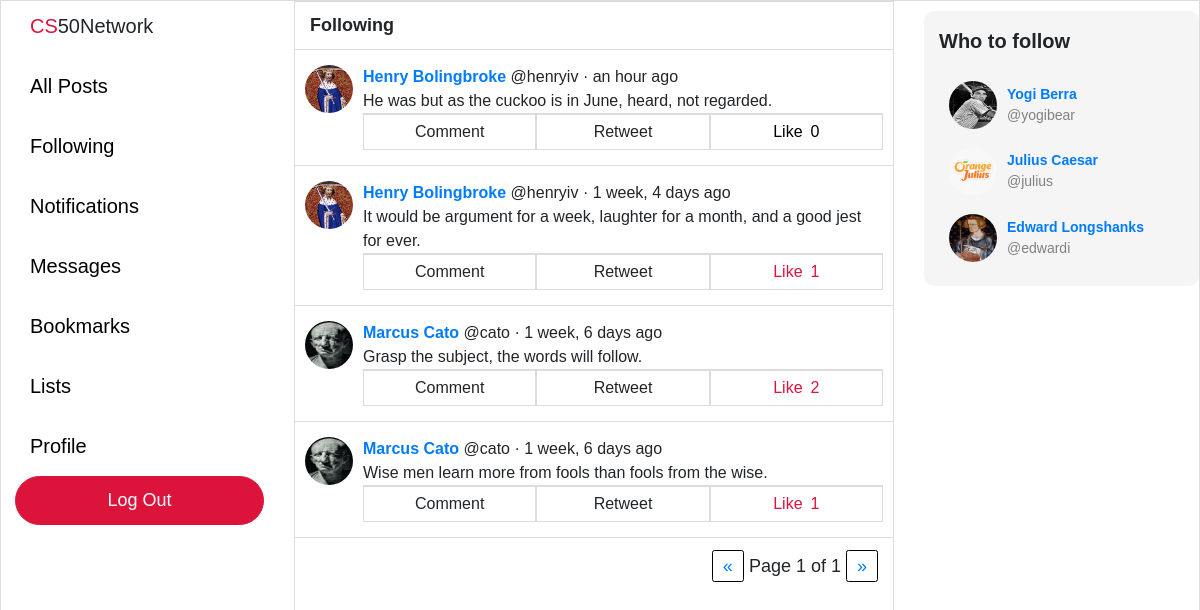
Page /following (signed in) on the committed database.
### network/models.py (models this page shows, shortened)
class Post(models.Model):
    user = models.ForeignKey("User", on_delete=models.CASCADE, related_name="posts")
    body = models.TextField(blank=True, max_length=280)
    likes = models.ManyToManyField("User", blank=True, related_name="likes")
    timestamp = models.DateTimeField(auto_now_add=True)
    def get_time(self):
        return humanize.naturaltime(self.timestamp)
    def total_likes(self):
        return self.likes.count()

class User(AbstractUser):
    pass
    bio = models.TextField(blank=True, max_length=160)
    profile_picture = models.ImageField(default="default.jpeg", upload_to="profile_pictures")

### network/views.py (the view)
# urls.py: path("following", views.following, name="following"),
def following(request):
    current_user = User.objects.get(username=request.user)
    currently_following = current_user.following.all()
    followed_posts = []
    for user in currently_following:
        followed_posts += (user.following.posts.all())
    followed_posts.sort(key=lambda post: post.timestamp, reverse=True)
    paginator = Paginator(followed_posts, 10)
    page_number = request.GET.get('page')
    page_obj = paginator.get_page(page_number)
    context = {
        "page_obj": page_obj,
        "recommend_follow": recommend_follow(request),
    }
    return render(request, "network/following.html", context)

### network/views.py (called while the page is built)
def recommend_follow(request):
    current_user = User.objects.get(username=request.user)
    not_following = User.objects.exclude(
        followers__user=current_user
    ).exclude(username=current_user)
    if len(not_following) > 3: sample_size = 3
    else: sample_size = len(not_following)
    not_following = random.sample(list(not_following), sample_size)
    return not_following

### network/templates/network/following.html (shortened to what this page needs)
{% extends "network/layout.html" %}
{% block body %}
    <div class="page-title">Following</div>
    {% for post in page_obj %}
    <div class="post-outer-container">
        <div class="post-container">
            <div class="profile-pic">
                <a href="/profile/{{ post.user.username }}">
                    <img src="{{ post.user.profile_picture.url }}" />
                  </a>
            </div>
            <div class="post-body-container">
                <div class="post-body-top">
                    <div>
                        <a href="/profile/{{ post.user.username }}"><b>{{ post.user.first_name }} {{ post.user.last_name }}</a> </b> @{{ post.user.username }} · {{ post.get_time }}
                    </div>
                </div>
                <div class="post-body">
                    {{ post.body }}
                </div>
                {% if user.is_authenticated %}
                <div class="post-options">
                    <li>Comment</li>
                    <li>Retweet</li>
                    {% if request.user in post.likes.all %}
                    <li class="like-container" id="liked" title="Unlike" value="{{ post.id }}">
                        <div class="like">Like</div>
                            <div class="like-count">{{ post.total_likes }}</div>
                    </li>
                    {% else %}
                    <li class="like-container" id="not-liked" title="Like" value="{{ post.id }}">
                        <div class="like">Like</div>
                            <div class="like-count">{{ post.total_likes }}</div>
                    </li>
                    {% endif %}
                </div>
                {% endif %}
            </div>
        </div>
    </div>
    {% endfor %}
    <div class="pagination">
        <span class="step-links">
            {% if page_obj.has_previous %}
                <a id="first" href="?page=1">First</a>
                <a id="prev" href="?page={{ page_obj.previous_page_number }}">&laquo;</a>
            {% else %}
                <a id="prev" href="#" style="pointer-events: none;">&laquo;</a>
            {% endif %}
            <span class="current">
                Page {{ page_obj.number }} of {{ page_obj.paginator.num_pages }}
            </span>
            {% if page_obj.has_next %}
                <a id="next" href="?page={{ page_obj.next_page_number }}">&raquo;</a>
                <a id="last" href="?page={{ page_obj.paginator.num_pages }}">Last</a>
            {% else %}
                <a id="next" href="#" style="pointer-events: none;">&raquo;</a>
            {% endif %}
        </span>
    </div>
{% endblock %}

### network/templates/network/layout.html (shortened to what this page needs)
{% load static %}
<!DOCTYPE html>
<html lang="en">
  <head>
    <link
      rel="stylesheet"
      href="https://stackpath.bootstrapcdn.com/bootstrap/4.4.1/css/bootstrap.min.css"
    />
    <link href="{% static 'network/styles.css' %}" rel="stylesheet" />
  </head>
  <body>
    <div class="left-pane">
      <nav class="navigation-bar">
        <div class="logo">
          <div><span style="color: crimson">CS</span>50Network</div>
        </div>
        <div class="navigation-item-container">
          <div class="navigation-item">
            <a class="navigation-link" href="{% url 'index' %}">All Posts</a>
          </div>
        </div>
        {% if user.is_authenticated %}
        <div class="navigation-item-container">
          <div class="navigation-item">
            <a class="navigation-link" href="{% url 'following' %}"
              >Following</a
            >
          </div>
        </div>
        <div class="navigation-item-container">
          <div class="navigation-item">
            <a class="navigation-link" href="#">Notifications</a>
          </div>
        </div>
        <div class="navigation-item-container">
          <div class="navigation-item">
            <a class="navigation-link" href="#">Messages</a>
          </div>
        </div>
        <div class="navigation-item-container">
          <div class="navigation-item">
            <a class="navigation-link" href="#">Bookmarks</a>
          </div>
        </div>
        <div class="navigation-item-container">
          <div class="navigation-item">
            <a class="navigation-link" href="#">Lists</a>
          </div>
        </div>
        <div class="navigation-item-container">
          <div class="navigation-item">
            <a class="navigation-link" href="/profile/{{ request.user }}"
              >Profile</a
            >
          </div>
        </div>
        {% endif %} {% if user.is_authenticated %}
        <div class="logout">
          <a class="navigation-link" href="{% url 'logout' %}">Log Out</a>
        </div>
        {% endif %}
      </nav>
    </div>
    <div class="body">{% block body %} {% endblock %}</div>
    <div class="right-pane">
      {% if user.is_authenticated %}
      <div class="who-to-follow-container">
        <div class="who-to-follow">
          <p>Who to follow</p>
          {% for user in recommend_follow %}
          <div class="recommend-follow">
            <div class="profile-pic">
              <a href="/profile/{{ user.username }}">
                <img src="{{ user.profile_picture.url }}" />
              </a>
            </div>
            <div class="recommend-user">
              <a href="/profile/{{ user.username }}"
                ><div>{{ user.first_name }} {{ user.last_name }}</div>
              </a>
              <div>@{{ user.username }}</div>
            </div>
          </div>
          {% endfor %}
        </div>
      </div>
      {% endif %}
    </div>
  </body>
</html>

### network/static/network/styles.css (style rules this page uses)
body { border: 1px solid gainsboro; display: grid; font-family: Arial, Helvetica, sans-serif; font-size: 18px; grid-template-columns: 2fr minmax(400px, 600px) 2fr; grid-template-rows: 1fr; height: 100vh; width: 100vw; overflow: hidden; }
.navigation-bar { font-size: 20px; margin-top: 10px; margin-left: auto; margin-right: 30px; max-width: 250px; width: 85%; }
.logo { cursor: default; padding-left: 15px; padding-bottom: 15px; }
.navigation-item-container { display: block; }
.navigation-item a { border-radius: 25px; display: inline-block; margin: 5px 0 5px 0; padding: 10px 15px 10px 15px; transition: background-color 0.15s linear; }
.navigation-link { color: black; }
.logout .navigation-link, .register .navigation-link { color: white; font-size: 18px; }
.logout a, .register a { background-color: crimson; border: 1px solid crimson; border-radius: 25px; display: flex; justify-content: center; padding: 10px 0 10px 0; transition: filter 0.25s; }
.body { border-left: 1px solid gainsboro; border-right: 1px solid gainsboro; overflow: scroll; width: 100%; }
.page-title { background-color: white; border-top: 1px solid gainsboro; border-bottom: 1px solid gainsboro; font-weight: bold; margin-top: auto; margin-bottom: auto; padding: 10px 0px 10px 15px; }
.post-outer-container { border-bottom: 1px solid gainsboro; padding: 15px 10px 15px 10px; }
.post-container { background-color: white; display: flex; font-size: 16px; height: auto; width: 100%; }
.profile-pic img { border-radius: 100%; height: 48px; margin-right: 10px; width: 48px; }
.post-body-container { width: 100%; }
.post-body-top { display: flex; justify-content: space-between; }
.post-options { border-top: 1px solid gainsboro; display: flex; justify-content: space-around; }
.post-options li { border: 1px solid gainsboro; list-style: none; padding: 5px 0 5px 0; text-align: center; width: 100%; }
.like-container { display: flex; justify-content: center; }
.like { margin-right: 4px; }
.like-count { margin-left: 4px; }
#liked { color: crimson; }
#not-liked { color: black; }
.right-pane { display: block; justify-content: left; }
.who-to-follow-container { height: 275px; margin-top: 10px; margin-left: 30px; width: 275px; }
.who-to-follow { background-color: whitesmoke; border-radius: 10px; display: grid; grid-template-rows: 0.25fr 1fr 1fr 1fr; height: 100%; padding: 15px; width: 100%; }
.who-to-follow p { font-size: 20px; font-weight: bold; height: 100%; }
.recommend-follow { display: grid; align-items: center; display: flex; font-size: 14px; height: 100%; padding-left: 10px; }
.recommend-user div:nth-child(1) { font-weight: bold; }
.recommend-user div:nth-child(2) { color: gray; }
.pagination { padding: 15px 15px 15px 0px; display: flex; justify-content: flex-end; }
#first, #last, #prev, #next { border: 1px solid black; border-radius: 2.5px; padding: 5px 10px 5px 10px; }

### rows in the picture
Post: user.profile_picture (picture), user.first_name "Henry", user.last_name "Bolingbroke", user.username "henryiv", get_time "an hour ago", body "He was but as the cuckoo is in June, heard, not regarded.", total_likes "0"
Post: user.profile_picture (picture), user.first_name "Henry", user.last_name "Bolingbroke", user.username "henryiv", get_time "1 week, 4 days ago", body "It would be argument for a week, laughter for a month, and a good jest for ever.", total_likes "1"
Post: user.profile_picture (picture), user.first_name "Marcus", user.last_name "Cato", user.username "cato", get_time "1 week, 6 days ago", body "Grasp the subject, the words will follow.", total_likes "2"
Post: user.profile_picture (picture), user.first_name "Marcus", user.last_name "Cato", user.username "cato", get_time "1 week, 6 days ago", body "Wise men learn more from fools than fools from the wise.", total_likes "1"
User: profile_picture (picture), first_name "Yogi", last_name "Berra", username "yogibear"
User: profile_picture (picture), first_name "Julius", last_name "Caesar", username "julius"
User: profile_picture (picture), first_name "Edward", last_name "Longshanks", username "edwardi"

### other values in the picture
{{ page_obj.number }} "1"
{{ page_obj.paginator.num_pages }} "1"
